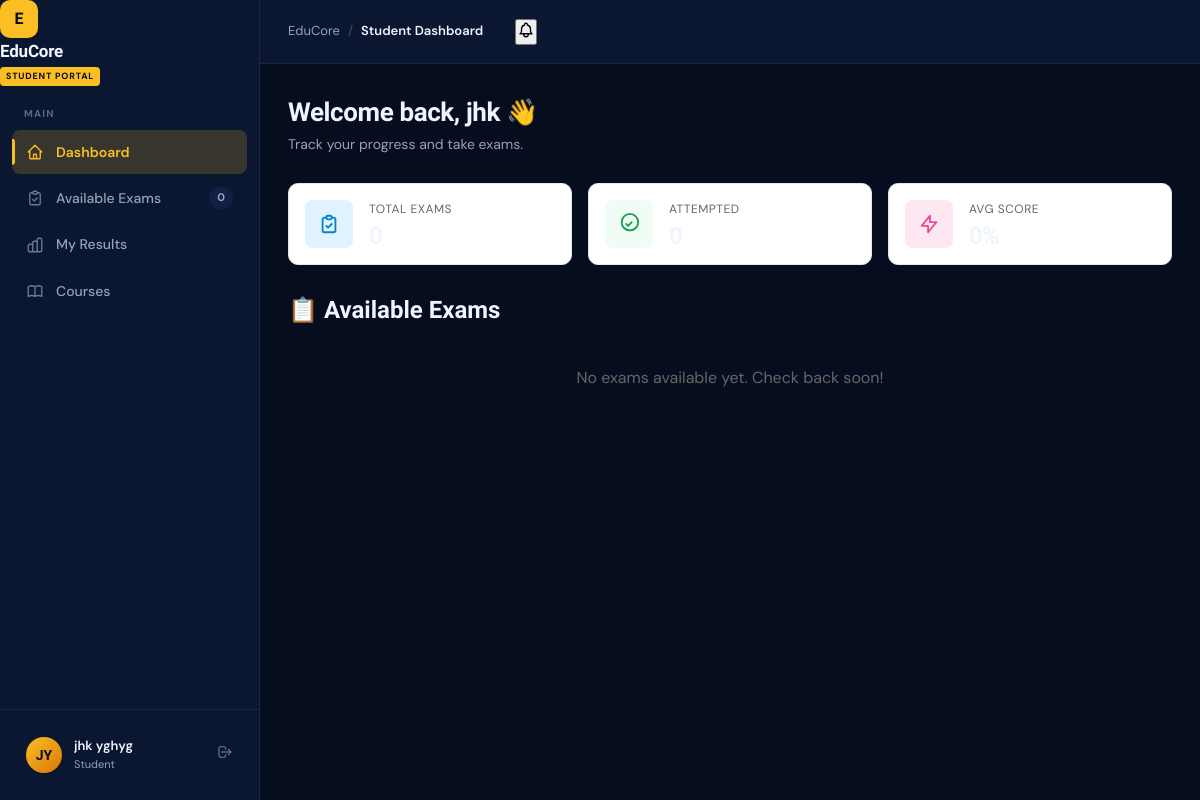
The app's page /student-dashboard/ (signed in), older data.
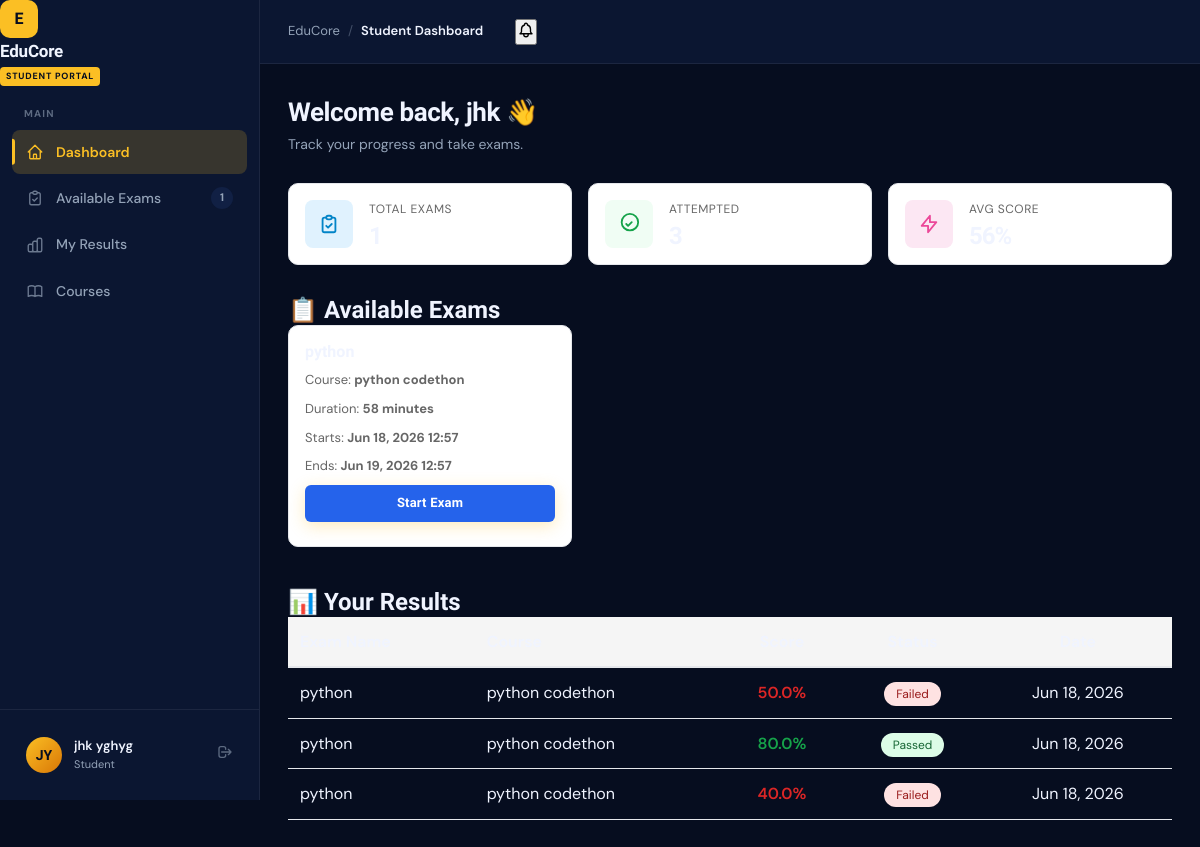
The same page, newer data.
### accounts/models.py (models this page shows, shortened)
class Exam(models.Model):
    course           = models.ForeignKey(Course, on_delete=models.CASCADE, related_name='exams')
    title            = models.CharField(max_length=200)
    duration_minutes = models.IntegerField(default=60)
    start_time       = models.DateTimeField(null=True, blank=True)
    end_time         = models.DateTimeField(null=True, blank=True)
    published        = models.BooleanField(default=True)
    created_at       = models.DateTimeField(auto_now_add=True)

class Course(models.Model):
    title      = models.CharField(max_length=200)
    instructor = models.CharField(max_length=100)
    students   = models.IntegerField(default=0)
    lessons    = models.IntegerField(default=0)
    completed  = models.IntegerField(default=0)  # completed lessons
    status     = models.CharField(max_length=20, default='active')
    content    = models.TextField(blank=True, null=True)
    pdf        = models.FileField(upload_to='course_pdfs/', blank=True, null=True)

class Result(models.Model):
    user         = models.ForeignKey(User, on_delete=models.CASCADE)
    exam         = models.ForeignKey(Exam, on_delete=models.CASCADE)
    score        = models.FloatField()
    completed_at = models.DateTimeField(auto_now_add=True)

### accounts/views.py (the view)
# urls.py: path('student-dashboard/', views.student_dashboard, name='student_dashboard'),
def student_dashboard(request):
    if not request.user.is_authenticated:
        return redirect('login')
    if request.user.is_staff:
        return redirect('admin_dashboard')
    try:
        now = timezone.now()
        exams = Exam.objects.select_related('course').filter(
            published=True,
        ).order_by('-created_at')
        student_results = Result.objects.filter(user=request.user).select_related('exam', 'exam__course')
        total_exams = exams.count()
        attempted_exams = student_results.count()
        avg_score = int(student_results.aggregate(avg_score=Avg('score'))['avg_score'] or 0)
    except OperationalError:
        exams = []
        student_results = []
        total_exams = 0
        attempted_exams = 0
        avg_score = 0
        now = timezone.now()
    return render(request, 'student_dashboard.html', {
        'page_title': 'My Dashboard',
        'page_subtitle': 'Track your progress and take exams.',
        'total_exams': total_exams,
        'attempted_exams': attempted_exams,
        'avg_score': avg_score,
        'exams': exams,
        'results': student_results,
        'now': now,
    })

### templates/student_dashboard.html (shortened to what the changed rows need)
{% load static %}
<!DOCTYPE html>
<html lang="en">
<head>
  <link rel="stylesheet" href="{% static 'css/style.css' %}" />
</head>
<body>
<div class="dashboard-root">
  <aside class="sidebar">
    <nav class="sidebar__nav">
      <div class="nav-section">
        <a href="{% url 'exams' %}" class="nav-item">
          <svg xmlns="http://www.w3.org/2000/svg" fill="none" viewBox="0 0 24 24" stroke="currentColor" stroke-width="1.8">
            <path stroke-linecap="round" stroke-linejoin="round" d="M9 5H7a2 2 0 00-2 2v12a2 2 0 002 2h10a2 2 0 002-2V7a2 2 0 00-2-2h-2M9 5a2 2 0 002 2h2a2 2 0 002-2M9 5a2 2 0 012-2h2a2 2 0 012 2m-6 9l2 2 4-4"/>
          </svg>
          Available Exams
          <span class="nav-badge">{{ total_exams|default:"0" }}</span>
        </a>
      </div>
    </nav>
  </aside>
  <div class="main-area">
    <div class="content">
      <div class="content__header">
        <div>
          <h1 class="content__title">Welcome back, {{ request.user.first_name|default:"Student" }} 👋</h1>
        </div>
      </div>
      <div class="section">
        <h2 class="section__title">📋 Available Exams</h2>
        {% if exams %}
          <div style="display: grid; grid-template-columns: repeat(auto-fill, minmax(280px, 1fr)); gap: 16px;">
            {% for exam in exams %}
              <div style="border: 1px solid #e5e7eb; border-radius: 10px; padding: 16px; background: white;">
                <h3 style="margin: 0 0 8px 0; font-size: 16px; font-weight: 600;">{{ exam.title }}</h3>
                <p style="margin: 0 0 8px 0; font-size: 13px; color: #666;">
                  {% if exam.course %}
                    Course: <strong>{{ exam.course.title }}</strong>
                  {% else %}
                    No course assigned
                  {% endif %}
                </p>
                <p style="margin: 0 0 8px 0; font-size: 13px; color: #666;">
                  Duration: <strong>{{ exam.duration_minutes|default:"60" }} minutes</strong>
                </p>
                <p style="margin: 0 0 8px 0; font-size: 13px; color: #666;">
                  {% if exam.start_time %}
                    Starts: <strong>{{ exam.start_time|date:'M d, Y H:i' }}</strong>
                  {% else %}
                    Starts: <strong>Anytime</strong>
                  {% endif %}
                </p>
                <p style="margin: 0 0 8px 0; font-size: 13px; color: #666;">
                  {% if exam.end_time %}
                    Ends: <strong>{{ exam.end_time|date:'M d, Y H:i' }}</strong>
                  {% else %}
                    Ends: <strong>Open</strong>
                  {% endif %}
                </p>
                {% if exam.start_time and exam.start_time > now %}
                  <button class="btn btn-secondary" style="width: 100%; padding: 8px 16px; border-radius: 6px; background: #64748b; color: white; cursor: not-allowed; font-size: 13px;">Starts Later</button>
                {% elif exam.end_time and exam.end_time < now %}
                  <button class="btn btn-secondary" style="width: 100%; padding: 8px 16px; border-radius: 6px; background: #64748b; color: white; cursor: not-allowed; font-size: 13px;">Exam Finished</button>
                {% else %}
                  <a href="{% url 'take_exam' exam.id %}" class="btn btn-primary" style="display: inline-block; padding: 8px 16px; text-decoration: none; border-radius: 6px; background: #2563eb; color: white; font-size: 13px; text-align: center; width: 100%; box-sizing: border-box;">
                    Start Exam
                  </a>
                {% endif %}
              </div>
            {% endfor %}
          </div>
        {% else %}
          <p style="text-align: center; color: #666; padding: 40px 20px;">
            No exams available yet. Check back soon!
          </p>
        {% endif %}
      </div>
      {% if results %}
        <div class="section" style="margin-top: 40px;">
          <h2 class="section__title">📊 Your Results</h2>
          <div style="overflow-x: auto;">
            <table style="width: 100%; border-collapse: collapse;">
              <thead>
                <tr style="background: #f5f5f5; border-bottom: 2px solid #e5e7eb;">
                  <th style="padding: 12px; text-align: left; font-weight: 600;">Exam Name</th>
                  <th style="padding: 12px; text-align: left; font-weight: 600;">Course</th>
                  <th style="padding: 12px; text-align: center; font-weight: 600;">Score</th>
                  <th style="padding: 12px; text-align: center; font-weight: 600;">Status</th>
                  <th style="padding: 12px; text-align: center; font-weight: 600;">Date</th>
                </tr>
              </thead>
              <tbody>
                {% for result in results %}
                  <tr style="border-bottom: 1px solid #e5e7eb;">
                    <td style="padding: 12px;">{{ result.exam.title }}</td>
                    <td style="padding: 12px;">
                      {% if result.exam.course %}
                        {{ result.exam.course.title }}
                      {% else %}
                        -
                      {% endif %}
                    </td>
                    <td style="padding: 12px; text-align: center; font-weight: 600; color: {% if result.score >= 70 %}#16a34a{% else %}#dc2626{% endif %};">
                      {{ result.score|default:"0" }}%
                    </td>
                    <td style="padding: 12px; text-align: center;">
                      <span style="padding: 4px 12px; border-radius: 20px; font-size: 12px; {% if result.score >= 70 %}background: #dcfce7; color: #166534;{% else %}background: #fee2e2; color: #991b1b;{% endif %}">
                        {% if result.score >= 70 %}Passed{% else %}Failed{% endif %}
                      </span>
                    </td>
                    <td style="padding: 12px; text-align: center;">
                      {% if result.completed_at %}
                        {{ result.completed_at|date:"M d, Y" }}
                      {% else %}
                        In Progress
                      {% endif %}
                    </td>
                  </tr>
                {% endfor %}
              </tbody>
            </table>
          </div>
        </div>
      {% endif %}
    </div>
  </div>
</div>
</body>
</html>

Row changes from the older to the newer data that the page shows:
added Exam: course "python codethon", duration_minutes "58", start_time "Jun 18, 2026 12:57", end_time "Jun 19, 2026 12:57", shows "Start Exam"
added Result: exam "python", exam.course "python codethon", score "50.0", shows "Failed", completed_at "Jun 18, 2026"
added Result: exam "python", exam.course "python codethon", score "80.0", shows "Passed", completed_at "Jun 18, 2026"
added Result: exam "python", exam.course "python codethon", score "40.0", shows "Failed", completed_at "Jun 18, 2026"
Text that changed along with them:
{{ total_exams|default:"0" }}: "0" → "1"
text no longer shown: "No exams available yet. Check back soon!"
text now shown: "📊 Your Results"
